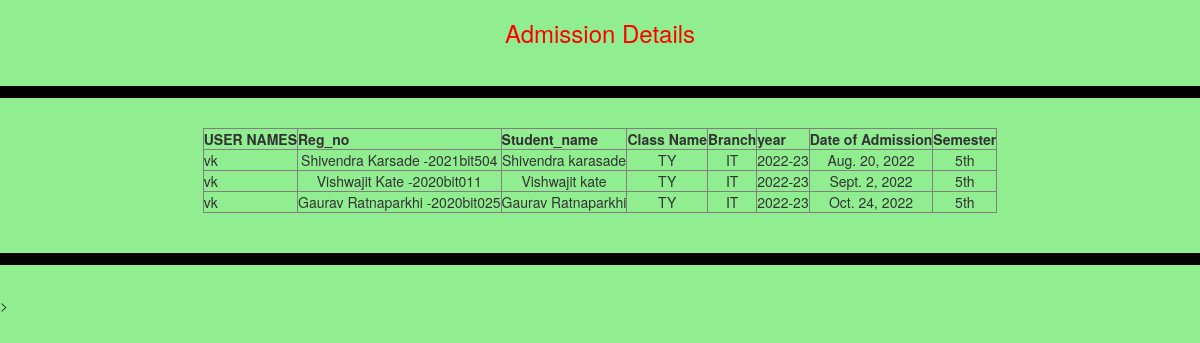
/admission, run on the app's committed database.
### Student/models.py (models this page shows, shortened)
class Admission_Details(models.Model):
    user = models.ForeignKey(User, on_delete=models.CASCADE, null=True,blank=True)
    registration_No = models.ForeignKey(Student_Details, on_delete=models.CASCADE)
    S_name = models.CharField(max_length=30)
    Class_name = models.CharField(max_length=30)
    Branch = models.CharField(max_length=30)
    year = models.CharField(max_length=30)
    Date_of_Admission = models.DateField()
    Semester = models.CharField(max_length=30)

class Student_Details(models.Model):
    user = models.ForeignKey(User, on_delete=models.CASCADE, null=True,blank=True)
    Student_Name = models.CharField(max_length=30)
    Reg_no = models.CharField(max_length=30)
    Address = models.CharField(max_length=50)
    Taluka = models.CharField(max_length=30)
    District = models.CharField(max_length=30)
    State = models.CharField(max_length=30)
    photo = models.ImageField(upload_to="media/img")
    pincode = models.CharField(max_length=30)
    def __str__(self):
        return '%s -%s' % (self.Student_Name, self.Reg_no)

### Student/views.py (the view)
# urls.py: path('admission', AdmissionList.as_view(), name='Admission_list'),
class AdmissionList(ListView):
    model = Admission_Details
    success_url = reverse_lazy('Admission_list')

### Student/templates/student/admission_details_list.html (shortened to what this page needs)
<!doctype html>
<html>
    <head>
        <link rel="stylesheet" href="https://maxcdn.bootstrapcdn.com/bootstrap/3.3.7/css/bootstrap.min.css" />
	</head>
    <body style="background-color:lightgreen">
    	  <h3><center><font color="red">Admission Details </font> </h3></center>
    	  <hr color="green">
    	 		<table id='data'  border=1  background-color="red" align="center" >
				<thead>
				<tr>
  				<th>USER NAMES</th>
		  <th>Reg_no</th>
          <th>Student_name</th>
        <th>Class Name</th>
          <th>Branch</th>
          <th>year</th>
          <th>Date of Admission</th>
		  <th>Semester</th>
 				</tr>
			</thead>
		  			<tbody>
	    		{% for entry in object_list %}
	    		<tr>
  				<td> {{ entry.user }} </td>
		  <td align="center"> {{ entry.registration_No }} </td>
          <td align="center"> {{ entry.S_name }} </td>
          <td align="center"> {{ entry.Class_name }} </td>
          <td align="center"> {{ entry.Branch }} </td>
          <td align="center"> {{ entry.year }} </td>
          <td align="center"> {{ entry.Date_of_Admission }} </td>
          <td align="center"> {{ entry.Semester }} </td>
 				</tr>
				 {% empty %}
        <h3>No objects Find</h3>
				{% endfor %}
			</tbody>
				</table>
				<hr>
    </body>
	{% block js %}
<script src="https://ajax.googleapis.com/ajax/libs/jquery/3.3.1/jquery.min.js"></script>>
<link rel="stylesheet" type="text/css" href="https://cdn.datatables.net/v/dt/jszip-2.5.0/dt-1.10.20/af-2.3.4/b-1.6.1/b-colvis-1.6.1/b-flash-1.6.1/b-html5-1.6.1/b-print-1.6.1/cr-1.5.2/fc-3.3.0/fh-3.1.6/kt-2.5.1/r-2.2.3/rg-1.1.1/rr-1.2.6/sc-2.0.1/sl-1.3.1/datatables.min.css"/>
{% endblock js %}
	</html>

### Student/templates/student/admission_details_list.html (style rules this page uses)
h1, h3 { color: green; }
hr { position: relative; top: 20px; border: none; height: 12px; background: black; margin-bottom: 50px; }

### data on the page
Admission_Details: user "vk", registration_No "Shivendra Karsade -2021bit504", S_name "Shivendra karasade", Class_name "TY", Branch "IT", year "2022-23", Date_of_Admission "Aug. 20, 2022", Semester "5th"
Admission_Details: user "vk", registration_No "Vishwajit Kate -2020bit011", S_name "Vishwajit kate", Class_name "TY", Branch "IT", year "2022-23", Date_of_Admission "Sept. 2, 2022", Semester "5th"
Admission_Details: user "vk", registration_No "Gaurav Ratnaparkhi -2020bit025", S_name "Gaurav Ratnaparkhi", Class_name "TY", Branch "IT", year "2022-23", Date_of_Admission "Oct. 24, 2022", Semester "5th"
